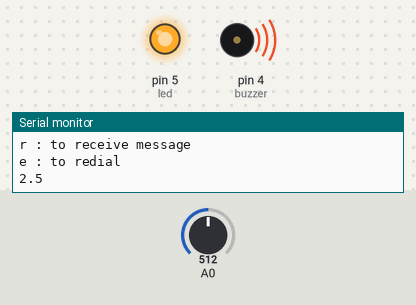
A sketch run on a simulated Arduino Uno, built with avr-gcc and run on an emulated ATmega328P. On the bench: output pins drawn as LEDs (lit = HIGH), buzzer (waves = sounding, pin HIGH), the last lines printed to the serial monitor. Inputs (shaded band) come from the test bench; at power-on: A0 = 512. The modem accepts every AT command (registered, SIM ready, sends succeed) and sends nothing else.

Above: at 1.4 s.
1.5 s: A0 set to 386
6.5 s: A0 set to 355
At 10.7 s:
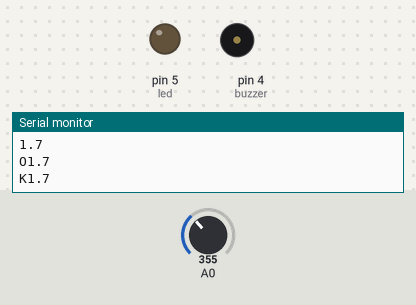
12.0 s: A0 set to 511
At 14.2 s:
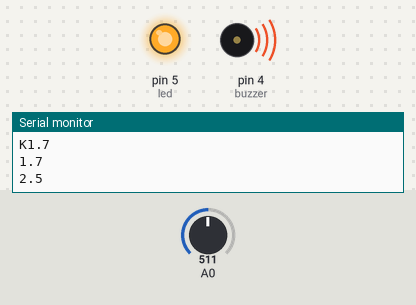
Timing chart, 0 to 15.7 s (numbered marks = the images above; inputs shaded):
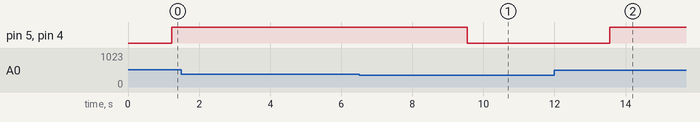

Measured:
- the behaviour switches between 369 and 368 on A0 (found by bisection; images 0 and 1)
- after the input at 6.5 s, pin 5 (led), pin 4 (buzzer): HIGH → LOW after 3.0 s
- after the input at 12.0 s, pin 5 (led), pin 4 (buzzer): LOW → HIGH after 1.6 s

The sketch:

Marge_03_GasFireGSM.ino
```cpp
#include <SoftwareSerial.h>
SoftwareSerial mySerial(6,7);
char msg;
char call;
int buzzer= 4;
int led = 5;

void setup()
{
  mySerial.begin(9600);
  Serial.begin(9600);
  pinMode (buzzer, OUTPUT);
  pinMode (led, OUTPUT);
  analogReference(DEFAULT);
  Serial.println("GSM SIM900A BEGIN");
  Serial.println("Enter character for control option:");
  Serial.println("c : to make a call");
  Serial.println("h : to disconnect a call");
  Serial.println("i : to receive a call");
  Serial.println("s : to send message");
  Serial.println("r : to receive message");
  Serial.println("e : to redial");
  Serial.println();
  delay(100);
}

void loop()
{
  if (Serial.available()>0)
   switch(Serial.read())
  {
    case 's':
      SendMessage();
      break;
    case 'c':
      MakeCall();
      break;
  }
 if (mySerial.available()>0)
 Serial.write(mySerial.read());

  float vol1;
  int sensorValue1 = analogRead(A0);
  vol1=(float)sensorValue1/1024*5.0;
  Serial.println(vol1,1);
  delay (1000);
   if (vol1>=1.8)
   {
     digitalWrite(buzzer, HIGH);
     digitalWrite(led, HIGH);
     SendMessage();
   }
   else
   {
     digitalWrite(buzzer, LOW);
     digitalWrite(led, LOW);
   }
}

void SendMessage()
{
  mySerial.println("AT+CMGF=1");
  delay(1000);
  mySerial.println("AT+CMGS=\"+8801521447020\"\r");
  delay(1000);
  mySerial.println("Hi I am Shawon");
  delay(100);
   mySerial.println((char)26);
  delay(1000);
}

void MakeCall()
{
  mySerial.println("ATD+8801521447020;");
  delay(1000);
}
```
